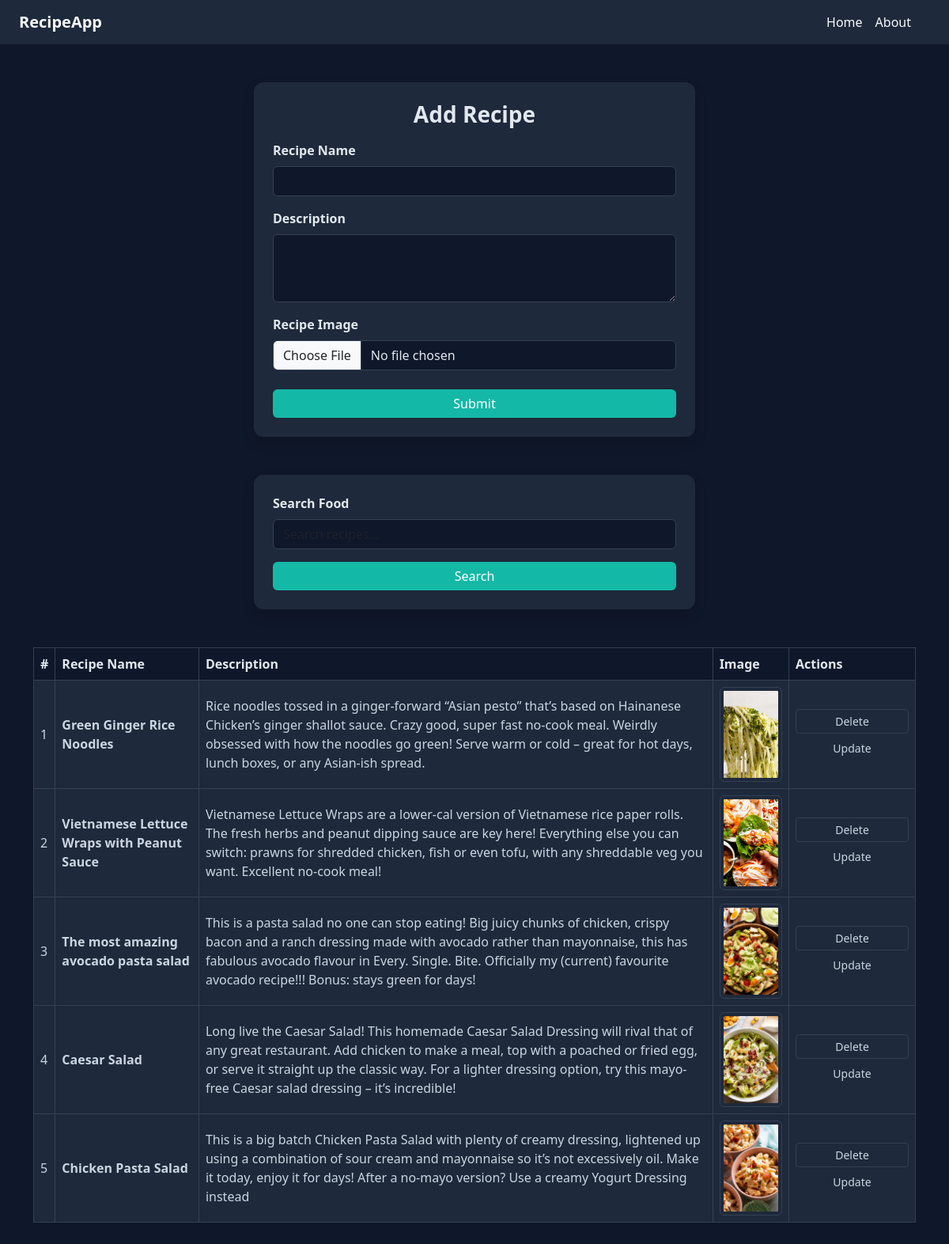
The page / on the database its author committed.
### vegetable/models.py (models this page shows)
class Recipe(models.Model):
    recipe_name=models.CharField(max_length=100)
    recipe_description=models.CharField()
    recipe_image=models.ImageField(upload_to="recipe")

### vegetable/views.py (the view, shortened to what this page needs)
# urls.py: path('', recipe ,name="recipe"),
def recipe(request):
    queryset=Recipe.objects.all()
    if request.GET.get('search'):
        queryset=queryset.filter(recipe_name__icontains = request.GET.get('search'))
    context={'recipe':queryset}
    return render(request,'recipe.html',context)

### vegetable/templates/recipe.html (shortened to what this page needs)
{% extends "base.html" %}
{% block start %}
<nav class="navbar navbar-expand-lg navbar-dark-custom px-4">
    <a class="navbar-brand fw-bold text-light" href="#">RecipeApp</a>
    <div class="collapse navbar-collapse" id="navbarNav">
        <ul class="navbar-nav ms-auto px-3">
            <li class="nav-item"><a class="nav-link text-light" href="/recipe/">Home</a></li>
            <li class="nav-item"><a class="nav-link text-light" href="/about/">About</a></li>
        </ul>
    </div>
</nav>
<div class="container py-5">
    <div class="col-lg-6 mx-auto mb-5">
        <div class="card card-dark shadow">
            <div class="card-body p-4">
                <h3 class="text-center mb-3 fw-semibold">Add Recipe</h3>
                <form method="post" enctype="multipart/form-data">
                    <div class="mb-3">
                        <label class="form-label fw-semibold">Recipe Name</label>
                        <input type="text" name="recipe_name" required class="form-control">
                    </div>
                    <div class="mb-3">
                        <label class="form-label fw-semibold">Description</label>
                        <textarea class="form-control" rows="3" name="recipe_description" required></textarea>
                    </div>
                    <div class="mb-3">
                        <label class="form-label fw-semibold">Recipe Image</label>
                        <input type="file" name="recipe_image" class="form-control">
                    </div>
                    <button type="submit" class="btn btn-accent w-100 mt-2">Submit</button>
                </form>
            </div>
        </div>
    </div>
    <div class="col-lg-6 mx-auto mb-5">
        <div class="card card-dark shadow">
            <div class="card-body p-4">
                <form>
                    <label class="form-label fw-semibold">Search Food</label>
                    <input type="text" name="search" class="form-control mb-3" placeholder="Search recipes…">
                    <button type="submit" class="btn btn-accent w-100">Search</button>
                </form>
            </div>
        </div>
    </div>
    <div class="table-responsive mt-4">
        <table class="table table-dark-custom align-middle shadow-sm">
            <thead>
                <tr>
                    <th>#</th>
                    <th>Recipe Name</th>
                    <th>Description</th>
                    <th>Image</th>
                    <th style="width:160px;">Actions</th>
                </tr>
            </thead>
            <tbody>
                {% for data in recipe %}
                <tr>
                    <td>{{ forloop.counter }}</td>
                    <td class="fw-semibold">{{ data.recipe_name }}</td>
                    <td>{{ data.recipe_description }}</td>
                    <td>
                        <img src="/media/{{ data.recipe_image }}"
                             class="img-thumbnail"
                             style="height:120px; width:160px; object-fit:cover;">
                    </td>
                    <td>
                        <a href="/delete_recipe/{{data.id}}/" class="btn btn-danger btn-sm mb-1 w-100">Delete</a>
                        <a href="/update_recipe/{{data.id}}/" class="btn btn-warn btn-sm w-100">Update</a>
                    </td>
                </tr>
                {% endfor %}
            </tbody>
        </table>
    </div>
</div>
{% endblock %}

### vegetable/templates/base.html (shortened to what this page needs)
<!DOCTYPE html>
<html lang="en">
<head>
    <link href="https://cdn.jsdelivr.net/npm/bootstrap@5.3.8/dist/css/bootstrap.min.css" rel="stylesheet">
</head>
<body>
    {% block start %}
    {% endblock %}
</body>
</html>

### vegetable/templates/base.html (style rules this page uses)
table, th, td { border: 1px solid black; }

### vegetable/templates/recipe.html (style rules this page uses)
body { background: #0f172a !important; color: #cbd5e1 !important; }
.card-dark { background: #1e293b !important; color: #e2e8f0 !important; border: none !important; border-radius: 12px !important; }
.navbar-dark-custom { background: #1e293b !important; }
.form-control { background: #0f172a !important; color: #e2e8f0 !important; border: 1px solid #334155 !important; }
.btn-accent { background: #14b8a6 !important; border: none !important; color: white !important; }
.btn-warn { background: #f59e0b !important; border: none !important; color: white !important; }
table.table-dark-custom, table.table-dark-custom * { background-color: #1e293b !important; color: #cbd5e1 !important; border-color: #334155 !important; }
table.table-dark-custom thead tr th { background-color: #0f172a !important; color: #e2e8f0 !important; border-color: #334155 !important; }
table.table-dark-custom tbody tr td { background-color: #1e293b !important; }
.img-thumbnail { background-color: #0f172a !important; border: 1px solid #334155 !important; }

### rows shown on the page
Recipe: recipe_name "Green Ginger Rice Noodles", recipe_description "Rice noodles tossed in a ginger-forward “Asian pesto” that’s based on Hainanese Chicken’s ginger shallot sauce. Crazy good, super fast no-cook meal. Weirdly obsessed with how the noodles go green! Serve warm or cold – great for hot days, lunch boxes, or any Asian-ish spread.", recipe_image (picture)
Recipe: recipe_name "Vietnamese Lettuce Wraps with Peanut Sauce", recipe_description "Vietnamese Lettuce Wraps are a lower-cal version of Vietnamese rice paper rolls. The fresh herbs and peanut dipping sauce are key here! Everything else you can switch: prawns for shredded chicken, fish or even tofu, with any shreddable veg you want. Excellent no-cook meal!", recipe_image (picture)
Recipe: recipe_name "The most amazing avocado pasta salad", recipe_description "This is a pasta salad no one can stop eating! Big juicy chunks of chicken, crispy bacon and a ranch dressing made with avocado rather than mayonnaise, this has fabulous avocado flavour in Every. Single. Bite. Officially my (current) favourite avocado recipe!!! Bonus: stays green for days!", recipe_image (picture)
Recipe: recipe_name "Caesar Salad", recipe_description "Long live the Caesar Salad! This homemade Caesar Salad Dressing will rival that of any great restaurant. Add chicken to make a meal, top with a poached or fried egg, or serve it straight up the classic way. For a lighter dressing option, try this mayo-free Caesar salad dressing – it’s incredible!", recipe_image (picture)
Recipe: recipe_name "Chicken Pasta Salad", recipe_description "This is a big batch Chicken Pasta Salad with plenty of creamy dressing, lightened up using a combination of sour cream and mayonnaise so it’s not excessively oil. Make it today, enjoy it for days! After a no-mayo version? Use a creamy Yogurt Dressing instead", recipe_image (picture)
